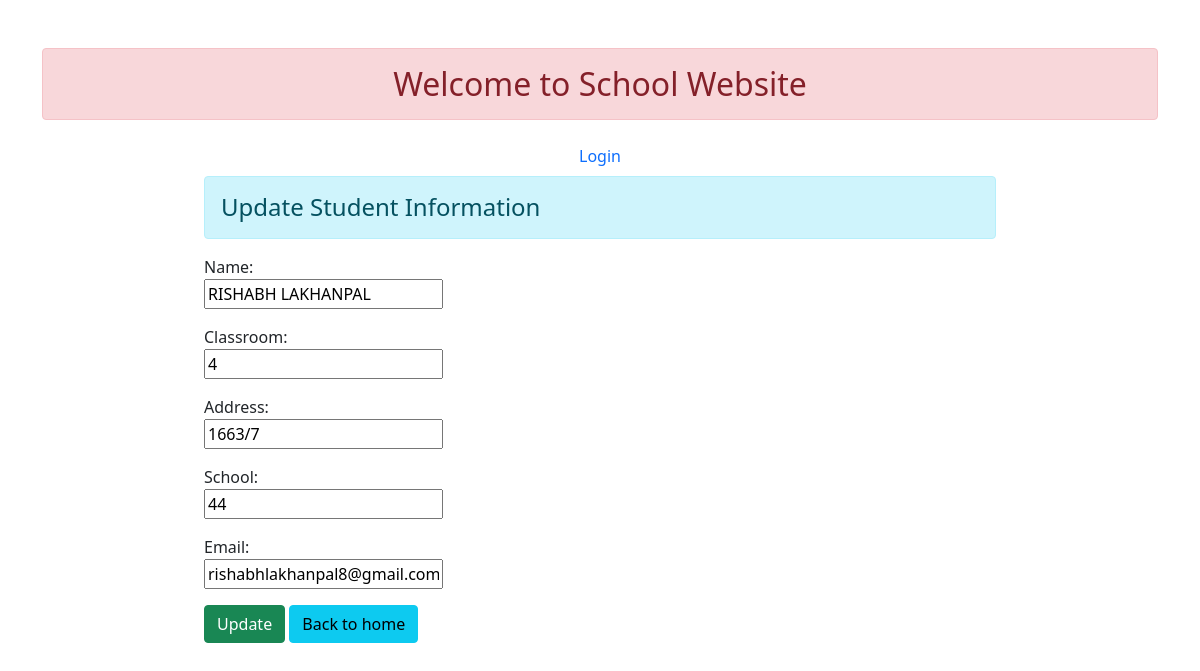
/update/30/, run on an earlier commit of the app's database.
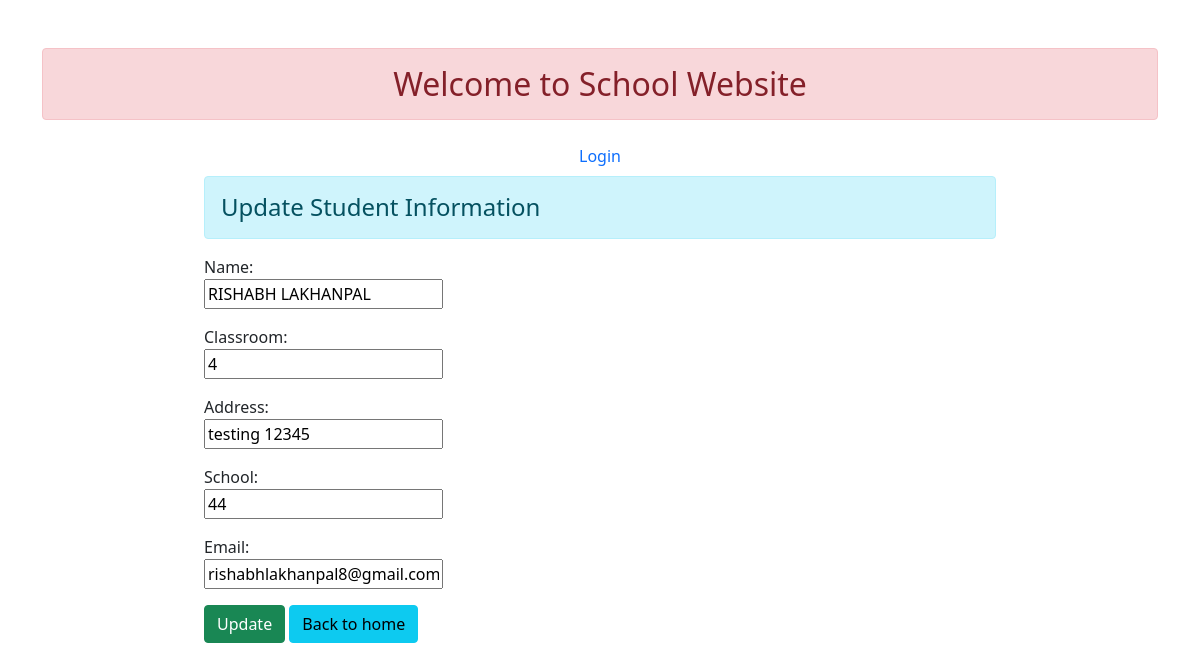
And on a later commit of the database.
### users/models.py (models this page shows)
class stud(models.Model):
    Name = models.CharField(max_length=30)
    Classroom = models.CharField(max_length=30)
    Address = models.CharField(max_length=30)
    School = models.CharField(max_length=30)
    Email = models.EmailField(max_length=30)

### users/views.py (the view)
# urls.py: path('update/<int:id>/', views.update_data, name="updatedata")
def update_data(request, id):
    if request.method == "POST":
        pi = stud.objects.get(pk=id)
        form = StudForm(request.POST, instance=pi)
        if form.is_valid():
            form.save()
        return render(request,'existingstud.html',{"title":"Update Successfully"})
    else:
        pi = stud.objects.get(pk=id)
        form = StudForm(instance=pi)
    return render(request, 'updatestudent.html',{'form':form})

### users/forms.py
class StudForm(forms.ModelForm):
    class Meta:
        model=stud
        fields="__all__"

### users/templates/updatestudent.html (shortened to what this page needs)
{% include "base.html" %}
{% block content %}
<div class="row">
    <div class="col-sm-8 offset-2">
        <h4 class="alert alert-info">Update Student Information</h4>
        <form action="" method="post">
            {{form.as_p}}
            <input type="submit" class="btn btn-success" value="Update">
            <a href="{% url 'dashboard' %}" class="btn btn-info">Back to home</a>
        </form>
    </div>
</div>
{% endblock %}

What changed in the data, as far as the page shows it:
changed stud "RISHABH LAKHANPAL": Address "1663/7" → "testing 12345"
